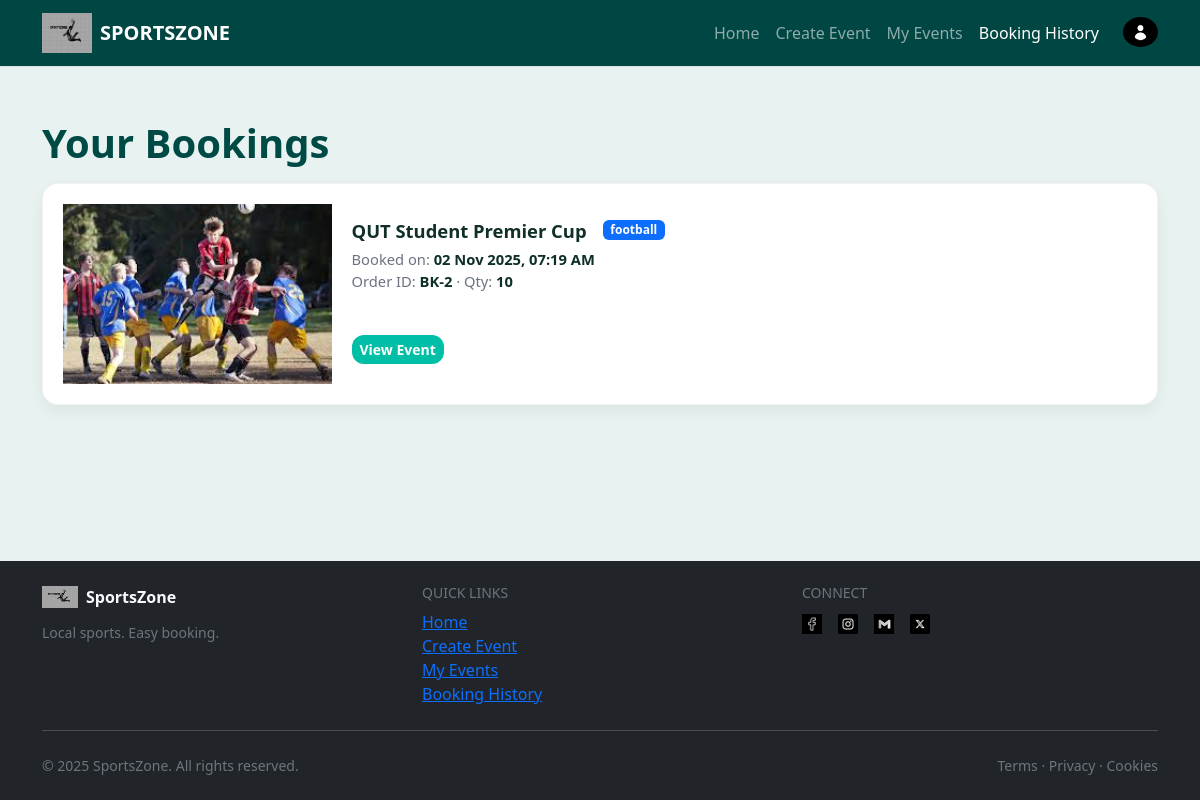
Before: /booking (signed in) with the older database file.
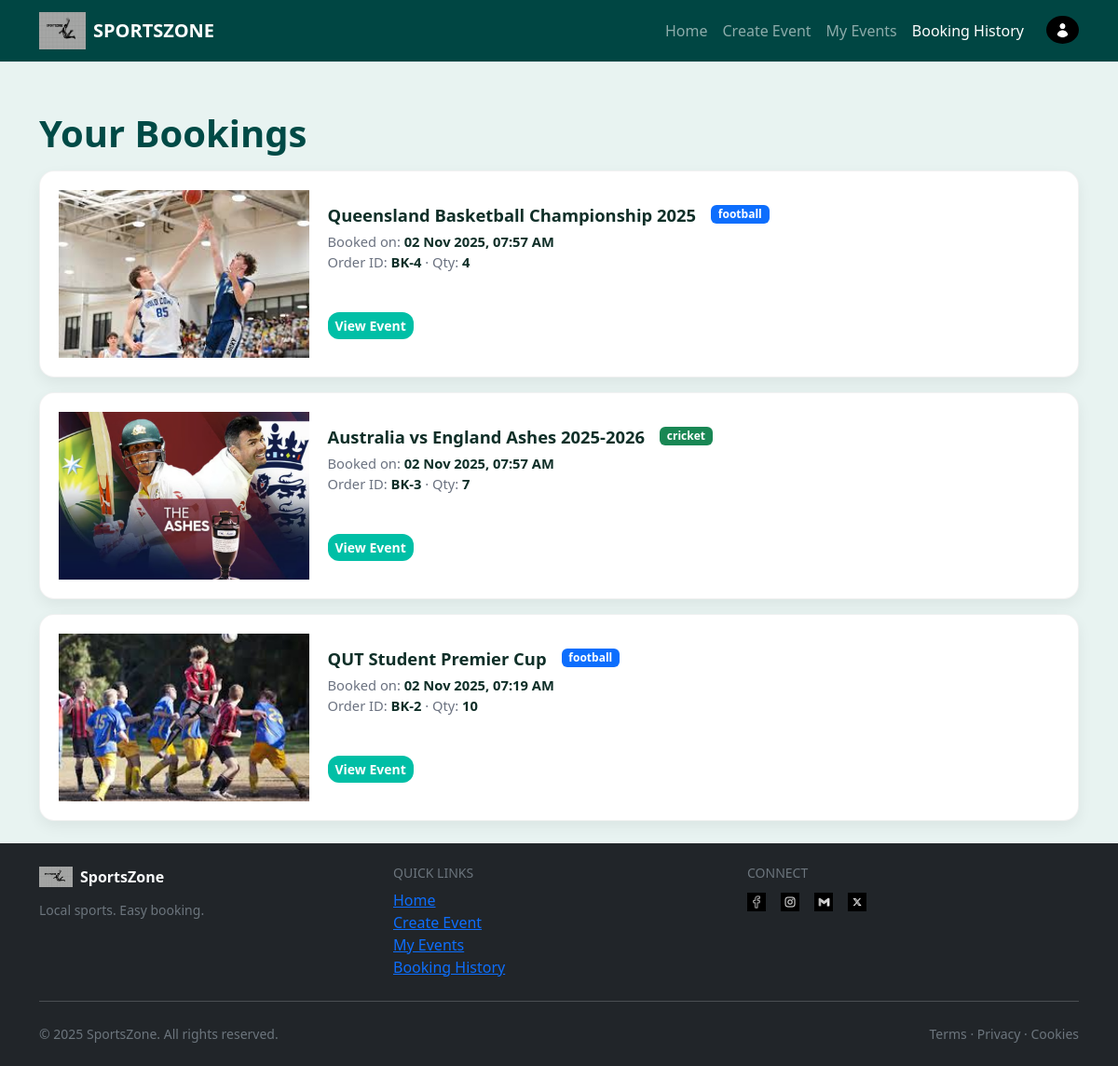
After: the same page with the newer database file.
### SportsZone/models.py (models this page shows, shortened)
class Booking(db.Model):
    __tablename__ = "bookings"
    id = db.Column(db.Integer, primary_key=True)
    user_id = db.Column(db.Integer, db.ForeignKey("users.id"), nullable=False)
    event_id = db.Column(db.Integer, db.ForeignKey("events.id"), nullable=False)
    booking_date = db.Column(db.DateTime, default=datetime.utcnow, nullable=False)
    booking_quantity = db.Column(db.Integer, nullable=False)
    order_code = db.Column(db.String(32), index=True)  # e.g., "BK-123" after insert

class Event(db.Model):
    __tablename__ = "events"
    id = db.Column(db.Integer, primary_key=True)
    user_id = db.Column(db.Integer, db.ForeignKey("users.id"), nullable=False)  # creator/owner
    venue_id = db.Column(db.Integer, db.ForeignKey("venues.id"))
    sports_type = db.Column(db.String(64), index=True)  # Football, Basketball, etc.
    event_title = db.Column(db.String(256), nullable=False)
    home_team_name = db.Column(db.String(64))
    away_team_name = db.Column(db.String(64))
    event_image = db.Column(db.String(256))  # filename in /static/img
    description = db.Column(db.Text)
    start_datetime = db.Column(db.DateTime, default=datetime.utcnow, nullable=False)
    end_datetime = db.Column(db.DateTime)
    status = db.Column(db.String(32), index=True, default="Open", nullable=False)
    total_tickets = db.Column(db.Integer, default=120, nullable=False)
    tickets_sold = db.Column(db.Integer, default=0, nullable=False)
    ticket_price = db.Column(db.Float, default=0.0, nullable=False)
    comments = db.relationship(
        "Comment", backref="event", lazy=True, cascade="all, delete-orphan"
    )
    bookings = db.relationship(
        "Booking", backref="event", lazy=True, cascade="all, delete-orphan"
    )

### SportsZone/views.py (the view)
@main_bp.route("/booking", methods=["GET"], endpoint="booking")
@login_required
def booking():
    rows = (
        db.session.query(Booking, Event, Venue)
        .filter(Booking.user_id == current_user.id)
        .join(Event, Booking.event_id == Event.id, isouter=True)
        .join(Venue, Event.venue_id == Venue.id, isouter=True)
        .order_by(Booking.booking_date.desc())
        .all()
    )
    orders = []
    for b, e, v in rows:
        orders.append(
            {
                "order_code": f"BK-{b.id}",
                "booked_at": b.booking_date.strftime("%d %b %Y, %I:%M %p")
                if b.booking_date
                else "",
                "quantity": b.booking_quantity or 1,
                "event_id": e.id if e else None,
                "event_title": (e.event_title or f"{e.home_team_name} vs {e.away_team_name}")
                if e
                else "Unknown Event",
                "image": e.event_image if e else None,
                "sport": e.sports_type if e else "",
            }
        )
    return render_template("booking.html", title="Booking History", orders=orders)

### SportsZone/templates/booking.html (shortened to what this page needs)
{% extends "base.html" %}
{% block body %}
<div class="bookings-page">
  <h1 class="page-title">Your Bookings</h1>
  {% if orders and orders|length > 0 %}
    <div class="row g-3">
      {% set color_map = {
        'football':'primary','Football':'primary',
        'basketball':'warning','Basketball':'warning',
        'cricket':'success','Cricket':'success',
        'tennis':'secondary','Tennis':'secondary'
      } %}
      {% for o in orders %}
        <div class="col-12">
          <article class="booking-card">
            <div class="row g-0 align-items-stretch">
              <div class="col-12 col-md-3">
                <div class="thumb-wrap">
                  {% if o.image %}
                    <img class="thumb" src="{{ url_for('static', filename='img/' ~ o.image) }}" alt="{{ o.event_title }}">
                  {% else %}
                    <div class="thumb-fallback">{{ (o.event_title or 'E')[:1] }}</div>
                  {% endif %}
                </div>
              </div>
              <div class="col-12 col-md-9">
                <div class="body">
                  <div class="d-flex align-items-start flex-wrap gap-2">
                    <h2 class="title">{{ o.event_title }}</h2>
                    <span class="badge text-bg-{{ color_map.get(o.sport, 'secondary') }} sport-badge">
                      {{ o.sport or 'event' }}
                    </span>
                  </div>
                  <div class="meta">
                    <div>Booked on: <b>{{ o.booked_at }}</b></div>
                    <div>
                      Order ID: <b>{{ o.order_code }}</b>
                      {% if o.quantity %} · Qty: <b>{{ o.quantity }}</b>{% endif %}
                    </div>
                  </div>
                  <div class="spacer"></div>
                  <div class="actions d-flex gap-2">
                    <a href="{{ url_for('main.view_event', event_id=o.event_id) }}" class="btn btn-primary btn-sm">
                      View Event
                    </a>
                  </div>
                </div>
              </div>
            </div>
          </article>
        </div>
      {% endfor %}
    </div>
  {% else %}
    <div class="alert alert-info">
      You haven’t booked any events yet.
      <a href="{{ url_for('main.index') }}" class="alert-link">Browse events</a>.
    </div>
  {% endif %}
</div>
{% endblock %}

### SportsZone/templates/base.html (shortened to what this page needs)
<!doctype html>
<html lang="en">
<head>
  <link href="https://cdn.jsdelivr.net/npm/bootstrap@5.3.8/dist/css/bootstrap.min.css"
        rel="stylesheet"
>
  <link rel="stylesheet" href="{{ url_for('static', filename='style.css') }}">
</head>
<body class="d-flex flex-column min-vh-100">
<header>
  <nav class="navbar navbar-expand-lg navbar-dark sportszone-nav border-bottom sticky-top">
    <div class="container">
      <a class="navbar-brand d-flex align-items-center gap-2" href="{{ url_for('main.index') }}">
        <img src="{{ url_for('static', filename='img/logoweb.png') }}" alt="SportsZone logo" width="50" height="40">
        <span class="fw-bold">SPORTSZONE</span>
      </a>
      <div class="collapse navbar-collapse" id="nav">
        <ul class="navbar-nav ms-auto">
          <li class="nav-item">
            <a class="nav-link {% if request.endpoint=='main.index' %}active{% endif %}"
               href="{{ url_for('main.index') }}">Home</a>
          </li>
          <li class="nav-item">
            <a class="nav-link {% if request.endpoint=='main.create_event' %}active{% endif %}"
               href="{{ url_for('main.create_event') }}">Create Event</a>
          </li>
          {% if current_user.is_authenticated %}
          <li class="nav-item">
            <a class="nav-link {% if request.endpoint=='main.my_events' %}active{% endif %}"
               href="{{ url_for('main.my_events') }}">My Events</a>
          </li>
          {% endif %}
          <li class="nav-item">
            <a class="nav-link {% if request.endpoint=='main.booking' %}active{% endif %}"
               href="{{ url_for('main.booking') }}">Booking History</a>
          </li>
          <li class="nav-item dropdown ms-3 mt-1">
            <a class="nav-link d-flex align-items-center p-0" href="#" role="button"
               data-bs-toggle="dropdown" aria-expanded="false" title="Account">
              <img src="{{ url_for('static', filename='img/acct.jpg') }}" alt="Account" width="35" height="30"
                   class="rounded-circle" style="object-fit:cover;">
            </a>
          </li>
        </ul>
      </div>
    </div>
  </nav>
</header>
<main class="container py-4">
  {% block body %}{% endblock %}
</main>
<footer class="bg-dark text-light mt-auto">
  <div class="container py-4">
    <div class="row g-4 align-items-start">
      <div class="col-12 col-md-4">
        <a class="d-inline-flex align-items-center gap-2 text-decoration-none text-light" href="{{ url_for('main.index') }}">
          <img src="{{ url_for('static', filename='img/logoweb.png') }}" alt="SportsZone" width="36" height="22">
          <strong>SportsZone</strong>
        </a>
        <p class="text-secondary small mb-0 mt-2">Local sports. Easy booking.</p>
      </div>
      <div class="col-6 col-md-4">
        <h6 class="text-uppercase small text-secondary mb-2">Quick links</h6>
        <ul class="list-unstyled mb-0">
          <li><a class="footer-link" href="{{ url_for('main.index') }}">Home</a></li>
          <li><a class="footer-link" href="{{ url_for('main.create_event') }}">Create Event</a></li>
          {% if current_user.is_authenticated %}
          <li><a class="footer-link" href="{{ url_for('main.my_events') }}">My Events</a></li>
          {% endif %}
          <li><a class="footer-link" href="{{ url_for('main.booking') }}">Booking History</a></li>
        </ul>
      </div>
      <div class="col-6 col-md-4">
        <h6 class="text-uppercase small text-secondary mb-2">Connect</h6>
        <div class="d-flex gap-3">
          <a class="footer-icon" href="#"><img src="{{ url_for('static', filename='img/FB.jpg') }}" width="20" alt="Facebook"></a>
          <a class="footer-icon" href="#"><img src="{{ url_for('static', filename='img/insta.jpg') }}" width="20" alt="Instagram"></a>
          <a class="footer-icon" href="#"><img src="{{ url_for('static', filename='img/GMAIL.jpg') }}" width="20" alt="Gmail"></a>
          <a class="footer-icon" href="#"><img src="{{ url_for('static', filename='img/twitter.jpg') }}" width="20" alt="X"></a>
        </div>
      </div>
    </div>
    <hr class="border-secondary-subtle my-4">
    <div class="d-flex flex-column flex-sm-row justify-content-between align-items-start gap-2">
      <small class="text-secondary">© 2025 SportsZone. All rights reserved.</small>
      <small class="text-secondary">Terms · Privacy · Cookies</small>
    </div>
  </div>
</footer>
</body>
</html>

### SportsZone/static/style.css (style rules this page uses)
body { background-color: #E8F3F1; color: #0F2F28; }
.navbar { background-color: #004643; }
.btn-primary { background-color: #00A896; border-color: #00A896; }
.booking-card { background: #fff; border: 1px solid rgba(0,0,0,.06); border-radius: 16px; box-shadow: 0 16px 32px rgba(0,0,0,.12); padding: 1.25rem; }
.bookings-page { padding-top: .75rem; }
.bookings-page .page-title { font-weight: 800; color: #004a46; margin-bottom: 1rem; }
.bookings-page .booking-card { border: 1px solid rgba(0,0,0,.05); border-radius: 16px; overflow: hidden; background: #ffffff; box-shadow: 0 6px 16px rgba(0,0,0,.06); transition: transform .18s ease, box-shadow .18s ease; }
.bookings-page .thumb-wrap { position: relative; min-height: 180px; background: #eaf7f5; }
.bookings-page .thumb { position: absolute; inset: 0; width: 100%; height: 100%; object-fit: cover; }
.bookings-page .body { padding: 1rem 1.25rem 1.25rem; display: flex; flex-direction: column; height: 100%; }
.bookings-page .title { font-size: 1.15rem; font-weight: 800; margin: 0; color: #0f2f28; }
.bookings-page .meta { margin-top: .35rem; color: #6b7280; font-size: .92rem; }
.bookings-page .meta b { color: #0f2f28; }
.bookings-page .spacer { flex: 1 1 auto; }
.bookings-page .actions .btn { border-radius: 12px; font-weight: 600; }
.bookings-page .btn-primary { background: #00bfa6; border: none; }
.bookings-page .sport-badge { margin-left: .5rem; font-weight: 700; text-transform: lowercase; }

Changed rows visible on the page:
added Booking: event_image (picture), event_title "Queensland Basketball Championship 2025", sports_type "football", booked_at "02 Nov 2025, 07:57 AM", order_code "BK-4", quantity "4"
added Booking: event_image (picture), event_title "Australia vs England Ashes 2025-2026", sports_type "cricket", booked_at "02 Nov 2025, 07:57 AM", order_code "BK-3", quantity "7"
